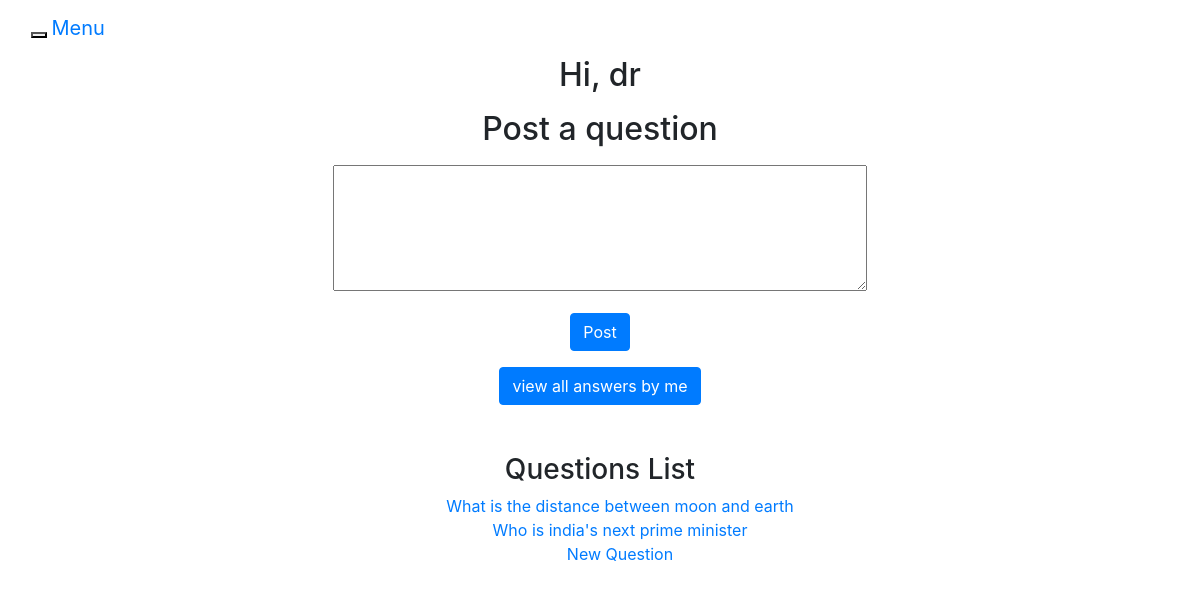
The app's page / (signed in) with its own data.
### users/models.py (models this page shows, shortened)
class CustomUser(AbstractUser):
    email = models.EmailField(max_length=255,unique=True)
    name = models.CharField(max_length=200, default="")
    dob = models.DateField(blank=True,null=True,default=datetime.now)
    is_admin = models.BooleanField(default=False,blank=True)
    is_staff = models.BooleanField(default=False,blank=True)
    USERNAME_FIELD='email'
    REQUIRED_FIELDS=['name','username']

class Question(models.Model):
    question_text=models.CharField(max_length=500)
    user = models.ForeignKey(CustomUser,on_delete=models.CASCADE)
    date = models.DateField(blank= True, default = datetime.now)

### users/views.py (the view)
# urls.py: path('',views.view_all_questions),
def view_all_questions(request):
    questions = Question.objects.all()
    template = 'landing.html'
    context = {
        "questions":questions
    }
    return render(request, template, context)

### templates/landing.html (shortened to what this page needs)
{% extends 'base.html' %}
{% block content %}
{% if user.is_authenticated %}
    <div class="row">
        <div class="col-lg-12 text-center">
            <form action="/users/save-question/" method="POST">
                <h2 class="text-center">Hi, {{user.username }}</h2>
                <h2 class="text-center m-3"> Post a question</h2>
                <div class="form-group">
                        <textarea rows=5 cols=50 name="question"></textarea>
                </div>
                <div class="form-group">
                        <input type="submit" class="btn btn-primary" value="Post"/>
                </div>
            </form>
            <form action="{% url 'view-all-answers-by-user' user.id %}" method="POST">
                <input type="submit" class="btn btn-primary" value="view all answers by me" />
            </form>
        </div>
    </div>
{% endif %}
<div class="row m-5">
    <div class="col-lg-12 text-center">
        <h3 class="text-center"> Questions List </h3>
        <ul style="list-style: none">
            {% for q in questions%}
            <li><a href="{% url 'view-all-answers' q.id %}">{{q.question_text}}</a></li>
            {% endfor %}
        </ul>
    </div>
</div>
{% endblock %}

### records on screen
CustomUser: username "dr"
Question: question_text "What is the distance between moon and earth"
Question: question_text "Who is india's next prime minister"
Question: question_text "New Question"
